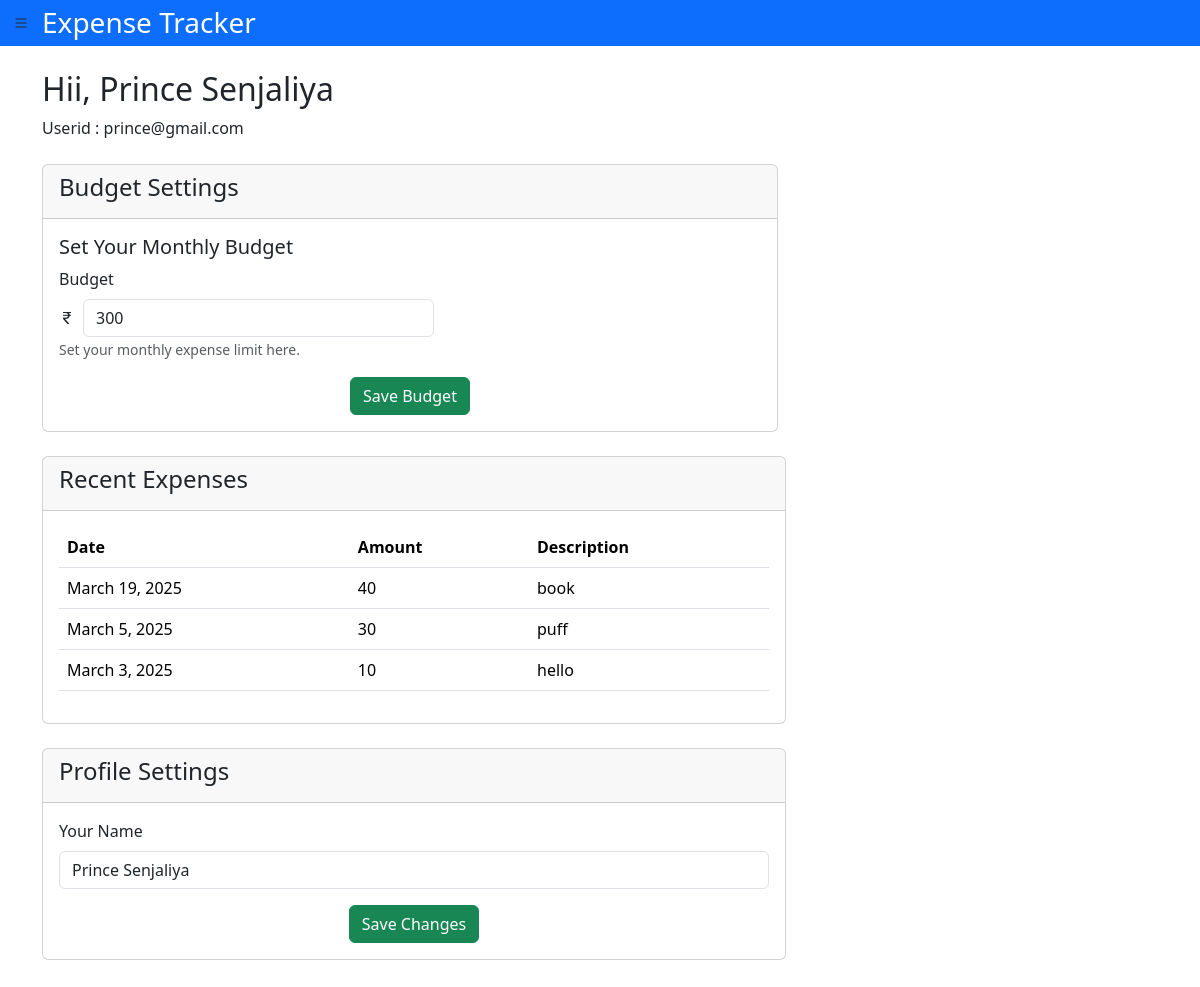
Page /profile/ (signed in) on the committed database.
### expense/models.py (models this page shows, shortened)
class Profile(models.Model):
        id = models.AutoField(primary_key=True)
        user = models.ForeignKey(User, on_delete=models.CASCADE)
        budget = models.IntegerField(null=True, blank=True)
        month = models.IntegerField(null = True, blank=True)
        expense = models.IntegerField(null = True, blank=True)
        savings = models.IntegerField(null = True, blank=True)
        year = models.IntegerField(null=True, blank=True)

class Entry(models.Model):
          id = models.AutoField(primary_key=True)
          user = models.ForeignKey(User, on_delete=models.CASCADE)
          amount = models.IntegerField(verbose_name='amount', null=True)
          description = models.TextField(null=True, blank=True)
          date = models.DateField(verbose_name='date', null=True)

### expense/views.py (the view, shortened to what this page needs)
# urls.py: path('profile/', views.profile_page, name='profile_page'),
@login_required(login_url="/login/")
def profile_page(request):
      current_month = datetime.date.today().month
      current_year = datetime.date.today().year
      profile = Profile.objects.filter(Q(user = request.user) & Q(month = current_month) & Q(year=current_year))
      if not profile.exists() :
           Profile.objects.create(user= request.user, month = current_month, year = current_year, budget = 2000, expense = 0, savings = 2000)
      profile = Profile.objects.get(Q(user = request.user) & Q(month = current_month) & Q(year=current_year))
      entries = Entry.objects.filter(user = request.user).order_by('-date')
      if len(entries) > 3:
            entries = entries[:3]
      context = {"profile": profile, "entries":entries}
      return render(request, 'profile.html', context=context)

### expense/templates/profile.html (shortened to what this page needs)
<!DOCTYPE html>
<html lang="en">
  <head>
    <link
      href="https://cdn.jsdelivr.net/npm/bootstrap@5.3.3/dist/css/bootstrap.min.css"
      rel="stylesheet"
    />
    <link
      href="https://cdn.jsdelivr.net/npm/bootstrap-icons/font/bootstrap-icons.css"
      rel="stylesheet"
    />
  </head>
  <body>
    <header>
      <div class="container-fluid bg-primary text-white p-0">
        <div class="d-flex align-items-center py-1 ">
          <button
            class="btn m-0 "
            type="button"
            data-bs-toggle="offcanvas"
            data-bs-target="#offcanvasWithBothOptions"
            aria-controls="offcanvasWithBothOptions"
          >
            <i class="bi bi-list"></i>
          </button>
          <h3 class="d-inline-block  m-0 style">Expense Tracker</h3>
        </div>
      </div>
    </header>
    <main class="container mt-4">
      <div>
        <h2>Hii, {{profile.user.first_name}}</h2>
        <p>Userid : {{profile.user.username}}</p>
      </div>
      <div class="row mt-4">
        <div class="col-md-8">
          <div class="card">
            <div class="card-header">
              <h4>Budget Settings</h4>
            </div>
            <div class="card-body">
              <form method="POST">
                <h5>Set Your Monthly Budget</h5>
                <div class="mb-3">
                  <label for="monthlyBudget" class="form-label">Budget</label>
                  <div class="d-flex align-items-center">
                    <span class="me-2"
                      ><i class="bi bi-currency-rupee"></i
                    ></span>
                    <input
                      type="number"
                      class="form-control w-50"
                      id="monthlyBudget"
                      name="budget"
                      value="{{profile.budget}}"
                    />
                  </div>
                  <small class="text-muted"
                    >Set your monthly expense limit here.</small
                  >
                </div>
                <div class="text-center">
                  <button
                    class="btn btn-success"
                    id="saveBudgetBtn"
                    name="saveBudgetBtn"
                  >
                    Save Budget
                  </button>
                </div>
              </form>
            </div>
          </div>
        </div>
      </div>
      <div class="mt-4 ">
        <div class="col-md-8">
          <div class="card">
            <div class="card-header">
              <h4>Recent Expenses</h4>
            </div>
            <div class="card-body">
              <table class="table">
                <tr>
                  <th>Date</th>
                  <th>Amount</th>
                  <th>Description</th>
                </tr>
                {% for entry in entries %}
                <tr>
                  <td>{{entry.date}}</td>
                  <td>{{entry.amount}}</td>
                  <td>{{entry.description}}</td>
                </tr>
                {% endfor %}
              </table>
            </div>
          </div>
        </div>
      </div>
      <div class="my-4 mb-5">
        <div class="col-md-8">
          <div class="card">
            <div class="card-header">
              <h4>Profile Settings</h4>
            </div>
            <div class="card-body">
              <form id="profileForm" method="POST">
                <div class="mb-3">
                  <label for="userName" class="form-label">Your Name</label>
                  <input
                    type="text"
                    class="form-control"
                    id="userName"
                    value="{{profile.user.first_name}}"
                    name="first_name"
                  />
                </div>
                <div class="text-center">
                  <button
                    type="submit"
                    class="btn btn-success"
                    name="profileChange"
                  >
                    Save Changes
                  </button>
                </div>
              </form>
            </div>
          </div>
        </div>
      </div>
    </main>
  </body>
</html>

### rows in the picture
Profile: user.first_name "Prince Senjaliya", user.username "prince@gmail.com", budget "300", first_name "Prince Senjaliya"
Entry: date "March 19, 2025", amount "40", description "book"
Entry: date "March 5, 2025", amount "30", description "puff"
Entry: date "March 3, 2025", amount "10", description "hello"
